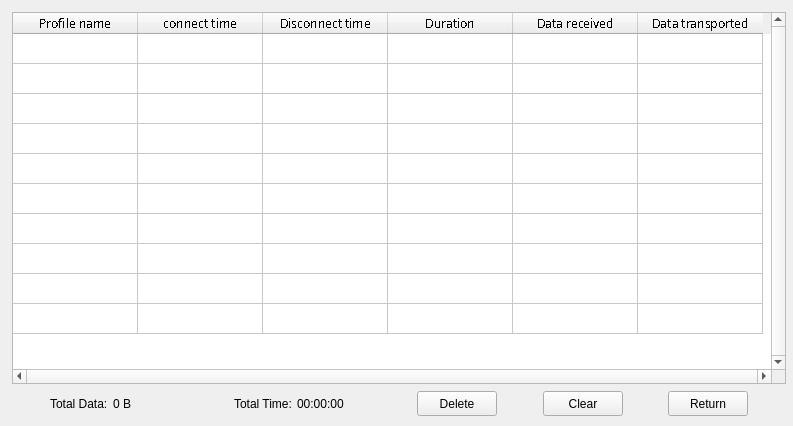
<?xml version="1.0" encoding="UTF-8"?>
<ui version="4.0">
 <class>Dialog</class>
 <widget class="QDialog" name="Dialog">
  <property name="geometry">
   <rect>
    <x>0</x>
    <y>0</y>
    <width>793</width>
    <height>426</height>
   </rect>
  </property>
  <property name="font">
   <font>
    <stylestrategy>PreferDefault</stylestrategy>
   </font>
  </property>
  <property name="cursor">
   <cursorShape>ArrowCursor</cursorShape>
  </property>
  <property name="windowTitle">
   <string>Dialog</string>
  </property>
  <property name="styleSheet">
   <string notr="true">QDialog#Dialog{
border-image:url(Skin/frmcontactsback.png);
}</string>
  </property>
  <layout class="QVBoxLayout" name="verticalLayout_3">
   <property name="spacing">
    <number>5</number>
   </property>
   <property name="leftMargin">
    <number>10</number>
   </property>
   <property name="topMargin">
    <number>10</number>
   </property>
   <property name="rightMargin">
    <number>5</number>
   </property>
   <property name="bottomMargin">
    <number>10</number>
   </property>
   <item>
    <layout class="QVBoxLayout" name="verticalLayout_2">
     <item>
      <widget class="QWidget" name="widget" native="true">
       <layout class="QVBoxLayout" name="verticalLayout">
        <property name="spacing">
         <number>0</number>
        </property>
        <property name="margin">
         <number>2</number>
        </property>
        <item>
         <widget class="QTableWidget" name="tableWidget">
          <property name="font">
           <font>
            <family>Umpush</family>
            <weight>50</weight>
            <bold>false</bold>
            <stylestrategy>NoAntialias</stylestrategy>
            <kerning>true</kerning>
           </font>
          </property>
          <property name="cursor" stdset="0">
           <cursorShape>CrossCursor</cursorShape>
          </property>
          <property name="mouseTracking">
           <bool>true</bool>
          </property>
          <property name="toolTip">
           <string/>
          </property>
          <property name="layoutDirection">
           <enum>Qt::LeftToRight</enum>
          </property>
          <property name="autoFillBackground">
           <bool>true</bool>
          </property>
          <property name="frameShadow">
           <enum>QFrame::Sunken</enum>
          </property>
          <property name="midLineWidth">
           <number>-1</number>
          </property>
          <property name="verticalScrollBarPolicy">
           <enum>Qt::ScrollBarAlwaysOn</enum>
          </property>
          <property name="horizontalScrollBarPolicy">
           <enum>Qt::ScrollBarAlwaysOn</enum>
          </property>
          <property name="autoScroll">
           <bool>false</bool>
          </property>
          <property name="tabKeyNavigation">
           <bool>true</bool>
          </property>
          <property name="showDropIndicator" stdset="0">
           <bool>true</bool>
          </property>
          <property name="horizontalScrollMode">
           <enum>QAbstractItemView::ScrollPerItem</enum>
          </property>
          <property name="showGrid">
           <bool>true</bool>
          </property>
          <property name="gridStyle">
           <enum>Qt::CustomDashLine</enum>
          </property>
          <property name="sortingEnabled">
           <bool>true</bool>
          </property>
          <property name="wordWrap">
           <bool>false</bool>
          </property>
          <property name="rowCount">
           <number>10</number>
          </property>
          <property name="columnCount">
           <number>6</number>
          </property>
          <attribute name="horizontalHeaderVisible">
           <bool>true</bool>
          </attribute>
          <attribute name="horizontalHeaderCascadingSectionResizes">
           <bool>true</bool>
          </attribute>
          <attribute name="horizontalHeaderDefaultSectionSize">
           <number>125</number>
          </attribute>
          <attribute name="horizontalHeaderMinimumSectionSize">
           <number>125</number>
          </attribute>
          <attribute name="horizontalHeaderStretchLastSection">
           <bool>false</bool>
          </attribute>
          <attribute name="verticalHeaderVisible">
           <bool>false</bool>
          </attribute>
          <row/>
          <row/>
          <row/>
          <row/>
          <row/>
          <row/>
          <row/>
          <row/>
          <row/>
          <row/>
          <column>
           <property name="text">
            <string>Profile name</string>
           </property>
           <property name="background">
            <color>
             <red>255</red>
             <green>255</green>
             <blue>255</blue>
            </color>
           </property>
          </column>
          <column>
           <property name="text">
            <string>connect time</string>
           </property>
          </column>
          <column>
           <property name="text">
            <string>Disconnect time</string>
           </property>
          </column>
          <column>
           <property name="text">
            <string>Duration</string>
           </property>
          </column>
          <column>
           <property name="text">
            <string>Data received</string>
           </property>
          </column>
          <column>
           <property name="text">
            <string>Data transported</string>
           </property>
          </column>
          <item row="0" column="0">
           <property name="text">
            <string/>
           </property>
           <property name="background">
            <brush brushstyle="NoBrush">
             <color alpha="255">
              <red>70</red>
              <green>148</green>
              <blue>216</blue>
             </color>
            </brush>
           </property>
          </item>
          <item row="0" column="2">
           <property name="text">
            <string/>
           </property>
           <property name="foreground">
            <brush brushstyle="NoBrush">
             <color alpha="255">
              <red>150</red>
              <green>198</green>
              <blue>212</blue>
             </color>
            </brush>
           </property>
          </item>
         </widget>
        </item>
       </layout>
      </widget>
     </item>
     <item>
      <layout class="QHBoxLayout" name="horizontalLayout">
       <item>
        <spacer name="horizontalSpacer_6">
         <property name="orientation">
          <enum>Qt::Horizontal</enum>
         </property>
         <property name="sizeHint" stdset="0">
          <size>
           <width>28</width>
           <height>20</height>
          </size>
         </property>
        </spacer>
       </item>
       <item>
        <widget class="QLabel" name="labelTotalDate">
         <property name="text">
          <string>Total Data:</string>
         </property>
        </widget>
       </item>
       <item>
        <widget class="QLabel" name="labelDatavalue">
         <property name="text">
          <string>0 B</string>
         </property>
        </widget>
       </item>
       <item>
        <spacer name="horizontalSpacer">
         <property name="orientation">
          <enum>Qt::Horizontal</enum>
         </property>
         <property name="sizeHint" stdset="0">
          <size>
           <width>98</width>
           <height>20</height>
          </size>
         </property>
        </spacer>
       </item>
       <item>
        <widget class="QLabel" name="labelTotalTime">
         <property name="text">
          <string>Total Time:</string>
         </property>
        </widget>
       </item>
       <item>
        <widget class="QLabel" name="labelTimevalue">
         <property name="text">
          <string>00:00:00</string>
         </property>
        </widget>
       </item>
       <item>
        <spacer name="horizontalSpacer_2">
         <property name="orientation">
          <enum>Qt::Horizontal</enum>
         </property>
         <property name="sizeHint" stdset="0">
          <size>
           <width>68</width>
           <height>20</height>
          </size>
         </property>
        </spacer>
       </item>
       <item>
        <widget class="QPushButton" name="pushButtonDelete">
         <property name="sizePolicy">
          <sizepolicy hsizetype="Expanding" vsizetype="Fixed">
           <horstretch>0</horstretch>
           <verstretch>0</verstretch>
          </sizepolicy>
         </property>
         <property name="minimumSize">
          <size>
           <width>60</width>
           <height>25</height>
          </size>
         </property>
         <property name="focusPolicy">
          <enum>Qt::NoFocus</enum>
         </property>
         <property name="styleSheet">
          <string notr="true">QPushButton#pushButtonDelete{
  border-image:url(Skin/smallsinglebutton.png);
 }QPushButton:hover#pushButtonDelete{
	color:white;
}</string>
         </property>
         <property name="text">
          <string>Delete</string>
         </property>
        </widget>
       </item>
       <item>
        <spacer name="horizontalSpacer_4">
         <property name="orientation">
          <enum>Qt::Horizontal</enum>
         </property>
         <property name="sizeHint" stdset="0">
          <size>
           <width>18</width>
           <height>20</height>
          </size>
         </property>
        </spacer>
       </item>
       <item>
        <widget class="QPushButton" name="pushButtonClear">
         <property name="sizePolicy">
          <sizepolicy hsizetype="Expanding" vsizetype="Fixed">
           <horstretch>0</horstretch>
           <verstretch>0</verstretch>
          </sizepolicy>
         </property>
         <property name="minimumSize">
          <size>
           <width>60</width>
           <height>25</height>
          </size>
         </property>
         <property name="focusPolicy">
          <enum>Qt::NoFocus</enum>
         </property>
         <property name="styleSheet">
          <string notr="true">QPushButton#pushButtonClear{
  border-image:url(Skin/smallsinglebutton.png);
 }QPushButton:hover#pushButtonClear{
	color:white;
}</string>
         </property>
         <property name="text">
          <string>Clear</string>
         </property>
        </widget>
       </item>
       <item>
        <spacer name="horizontalSpacer_5">
         <property name="orientation">
          <enum>Qt::Horizontal</enum>
         </property>
         <property name="sizeHint" stdset="0">
          <size>
           <width>18</width>
           <height>20</height>
          </size>
         </property>
        </spacer>
       </item>
       <item>
        <widget class="QPushButton" name="pushButtonReturn">
         <property name="sizePolicy">
          <sizepolicy hsizetype="Expanding" vsizetype="Fixed">
           <horstretch>0</horstretch>
           <verstretch>0</verstretch>
          </sizepolicy>
         </property>
         <property name="minimumSize">
          <size>
           <width>60</width>
           <height>25</height>
          </size>
         </property>
         <property name="focusPolicy">
          <enum>Qt::NoFocus</enum>
         </property>
         <property name="styleSheet">
          <string notr="true">QPushButton#pushButtonReturn{
  border-image:url(Skin/smallsinglebutton.png);
 }QPushButton:hover#pushButtonReturn{
	color:white;
}</string>
         </property>
         <property name="text">
          <string>Return</string>
         </property>
        </widget>
       </item>
       <item>
        <spacer name="horizontalSpacer_3">
         <property name="orientation">
          <enum>Qt::Horizontal</enum>
         </property>
         <property name="sizeHint" stdset="0">
          <size>
           <width>38</width>
           <height>20</height>
          </size>
         </property>
        </spacer>
       </item>
      </layout>
     </item>
    </layout>
   </item>
  </layout>
 </widget>
 <resources/>
 <connections/>
</ui>
